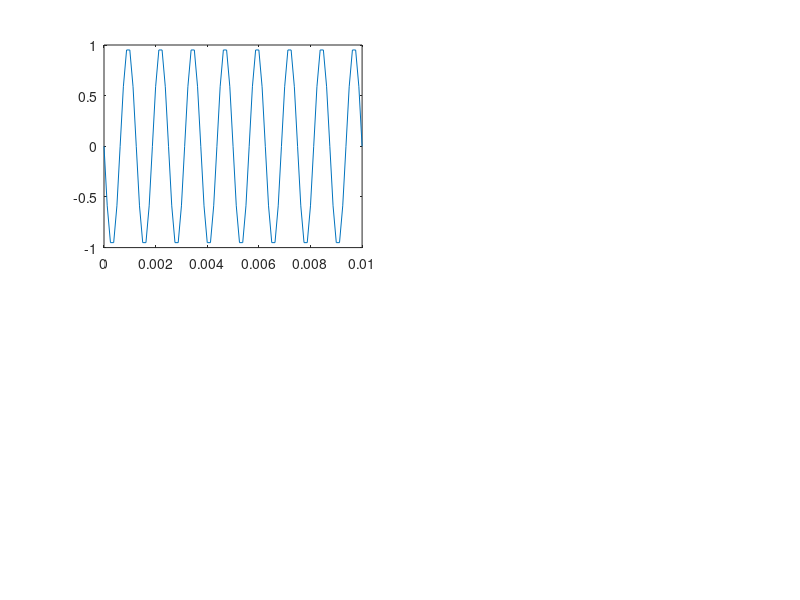

Write MATLAB code to recreate this figure. (Note: this script raises an error after producing the figure.)
clear;
%
% Use sinusoid frequency f = 100,200,400,800 Hz
%f1 = 100; f2 = 200; f3 = 400; f4 = 800;
f1 = 7200; f2 = 7600; f3 = 7800; f4 = 7900;
%
% Sampling frequency and interval
fs = 8000;
Ts = 1/fs;
%
% Set time duration of plot, i.e., 10 msec.
tfinalplot = 10e-3;
%
% Make the time vector for the plot
nplot=0:Ts:tfinalplot;
%
% Make the time vector for replayed sound spurt
% Play the spurt for 2 seconds
tfinal = 2;
nsound=0:Ts:tfinal;
%
% Sample the sinusoid.
xnT1 = sin(2*pi*f1*nsound);
xnT2 = sin(2*pi*f2*nsound);
xnT3 = sin(2*pi*f3*nsound);
xnT4 = sin(2*pi*f4*nsound);
%
% Make the plot
subplot(2,2,1);
plot(nplot, xnT1(1:length(nplot)));
str = f1 + "Hz";
subtitle(str);

subplot(2,2,2);
plot(nplot, xnT2(1:length(nplot)));
str = f2 + "Hz";
subtitle(str);

subplot(2,2,3);
plot(nplot, xnT3(1:length(nplot)));
str = f3 + "Hz";
subtitle(str);

subplot(2,2,4);
plot(nplot, xnT4(1:length(nplot)));
str = f4 + "Hz";
subtitle(str);

sgtitle("Ioannis Papaspyridis - 400363946 & Danial Noori Zadeh - 400367734",'FontSize',12);

%
% concatenate all sampled sinusoids
xnT = [xnT1,xnT2,xnT3,xnT4];
% Save xnT as a wav sound file, soundfile.wav.
% audiowrite('soundfile2.wav', xnT, fs);
%
% Uncomment/edit this next line to save the graph.
% exportgraphics(gcf, 'sampled_sines');